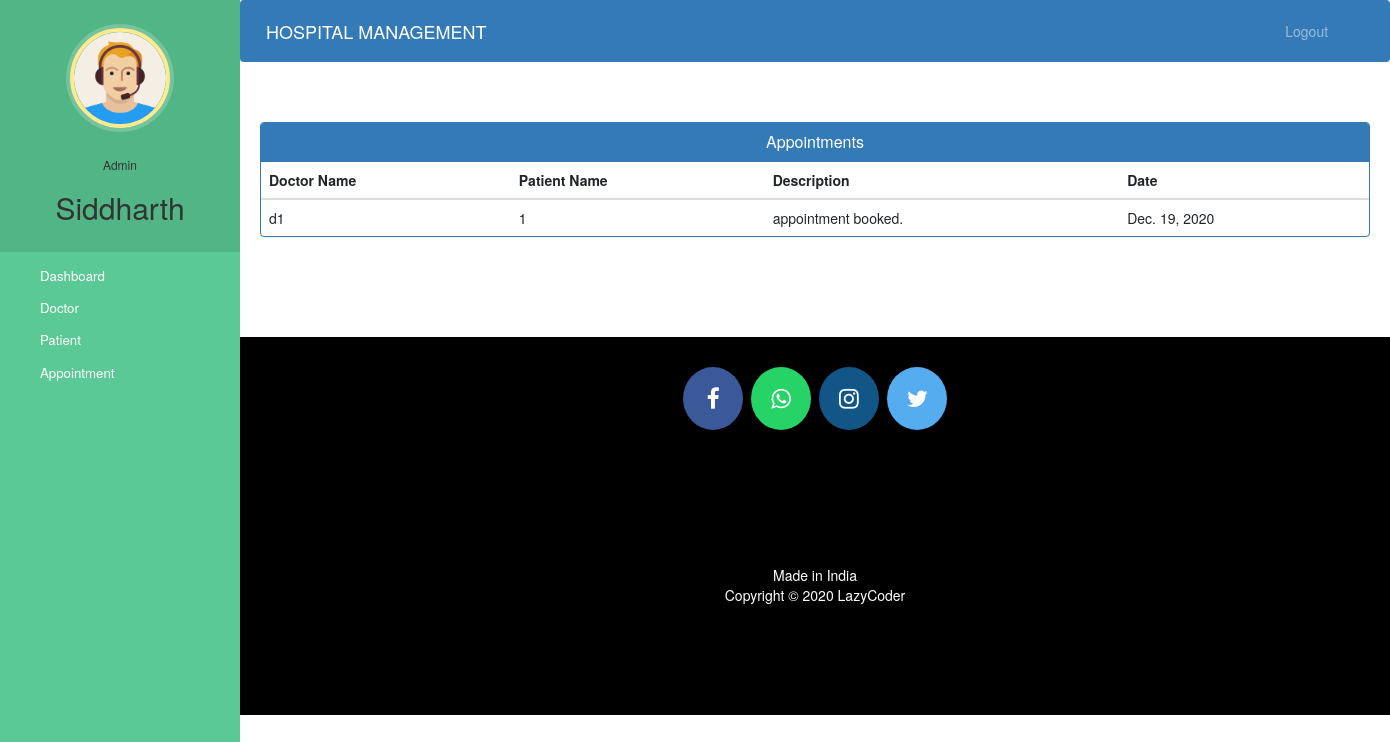
/admin-view-appointment (signed in), run on the app's committed database.
### hospital/models.py (models this page shows)
class Appointment(models.Model):
    patientId = models.PositiveIntegerField(null=True)
    doctorId = models.PositiveIntegerField(null=True)
    patientName = models.CharField(max_length=40, null=True)
    doctorName = models.CharField(max_length=40, null=True)
    appointmentDate = models.DateField(auto_now=True)
    description = models.TextField(max_length=500)
    status = models.BooleanField(default=False)

### hospital/views.py (the view)
# urls.py: path('admin-view-appointment', views.admin_view_appointment_view,
@login_required(login_url='adminlogin')
@user_passes_test(is_admin)
def admin_view_appointment_view(request):
    appointments=models.Appointment.objects.all().filter(status=True)
    return render(request,'hospital/admin_view_appointment.html',{'appointments':appointments})

### hospital/views.py (called while the page is built)
def is_admin(user):
    return user.groups.filter(name='ADMIN').exists()

### templates/hospital/admin_view_appointment.html (shortened to what this page needs)
{% extends 'hospital/admin_base.html' %}
{% block content %}
<head>
  <link href="//netdna.bootstrapcdn.com/bootstrap/3.0.0/css/bootstrap.min.css" rel="stylesheet" id="bootstrap-css">
</head>
<div class="container">
  <div class="panel panel-primary">
    <div class="panel-heading">
      <h6 class="panel-title">Appointments</h6>
    </div>
    <table class="table table-hover" id="dev-table">
      <thead>
        <tr>
          <th>Doctor Name</th>
          <th>Patient Name</th>
          <th>Description</th>
          <th>Date</th>
        </tr>
      </thead>
      {% for a in appointments %}
      <tr>
        <td> {{a.doctorName}}</td>
        <td>{{a.patientName}}</td>
        <td>{{a.description}}</td>
        <td>{{a.appointmentDate}}</td>
      </tr>
      {% endfor %}
    </table>
  </div>
</div>
{% endblock content %}

### templates/hospital/admin_base.html (shortened to what this page needs)
<!DOCTYPE html>
{% load static %}
<html lang="en">
<head>
  <link rel="stylesheet" href="https://stackpath.bootstrapcdn.com/bootstrap/4.3.1/css/bootstrap.min.css">
  <link rel="stylesheet" href="https://maxcdn.bootstrapcdn.com/font-awesome/4.7.0/css/font-awesome.min.css">
  <link rel="stylesheet" href="{% static '/style.css' %}">
</head>
<body>
  <nav class="menu" tabindex="0">
    <header class="avatar">
      <img src="{% static "images/adminpropic.png" %}" />
      <br><br>
      <h6>Admin</h6>
      <h2>{{request.user.first_name}}</h2>
    </header>
    <ul>
      <li tabindex="0" class="icon-dashboard"> <a style="color:white; text-decoration:none;" href="/admin-dashboard"><span>Dashboard</span></a> </li>
      <li tabindex="0" class="icon-customers"> <a style="color:white; text-decoration:none;" href="/admin-doctor"><span>Doctor</span></a></li>
      <li tabindex="0" class="icon-users"> <a style="color:white; text-decoration:none;" href="/admin-patient"><span>Patient</span></a></li>
      <li tabindex="0" class="icon-calendar"> <a style="color:white; text-decoration:none;" href="/admin-appointment"><span>Appointment</span></a></li>
    </ul>
  </nav>
  <main>
    <div class="bs-example">
      <nav class="navbar navbar-expand-md  navbar-dark fixed-top" style="background:#337AB7;">
        <a href="/admin-dashboard" class="navbar-brand">HOSPITAL MANAGEMENT</a>
        <div class="collapse navbar-collapse justify-content-between" id="navbarCollapse">
          <div class="navbar-nav" style=" margin-left: 90%;">
            <a href="/logout" class="nav-item nav-link">Logout</a>
          </div>
        </div>
      </nav>
    </div>
    <br><br>
    {% block content %}
    {% endblock content %}
    <br><br><br><br>
    <footer>
      <p>
        <a id="ftr" href="https://facebook.com/sumit.luv/" class="fa fa-facebook"></a>
        <a id="ftr" href="https://api.whatsapp.com/send?phone=919572181024&text=Hello%20Sumit.%0d%0aHow%20are%20you%20%3f%0d%0aI%20came%20from%20your%20website.&source=&data=#" class="fa fa-whatsapp"></a>
        <a id="ftr" href="https://instagram.com/sumit.luv" class="fa fa-instagram"></a>
        <a id="ftr" href="https://twitter.com/sumitkumar1503" class="fa fa-twitter"></a>
      </p>
      <br>
      <div class="container">
        <div class="row">
          <div class="col-md-12 col-sm-12">
            <div style="color:#ffffff;" class="wow fadeInUp footer-copyright">
              <p>Made in India <br>
                Copyright &copy; 2020 LazyCoder </p>
            </div>
          </div>
        </div>
      </div>
    </footer>
  </main>
</body>
</html>

### static/style.css (style rules this page uses)
body { padding-left: 240px; }
main { position: relative; height: 100vh; }
.menu { background: #5bc995; height: 100vh; width: 240px; position: fixed; top: 0px; left: 0; z-index: 5; outline: none; }
.menu .avatar { background: rgba(0, 0, 0, 0.1); padding: 2em 0.5em; text-align: center; }
.menu .avatar img { width: 100px; border-radius: 50%; overflow: hidden; border: 4px solid #ffea92; box-shadow: 0 0 0 4px rgba(255, 255, 255, 0.2); }
.menu .avatar h2 { font-weight: normal; margin-bottom: 0; }
.menu ul { list-style: none; padding: 0.5em 0; margin: 0; }
.menu ul li { padding: 0.5em 1em 0.5em 3em; font-size: 0.95em; font-weight: regular; background-repeat: no-repeat; background-position: left 15px center; background-size: auto 20px; transition: all 0.15s linear; cursor: pointer; }
.menu ul li.icon-dashboard { background-image: url("http://www.entypo.com/images//gauge.svg"); }
.menu ul li.icon-customers { background-image: url("http://www.entypo.com/images//briefcase.svg"); }
.menu ul li.icon-users { background-image: url("http://www.entypo.com/images//users.svg"); }
.menu ul li.icon-calendar { background-image: url("http://www.entypo.com/images//calendar.svg"); }

### templates/hospital/admin_base.html (style rules this page uses)
a:link { text-decoration: none; }
a { color: white; }
footer { padding: 0px 0px 0px 0px; background-color: black; margin: 0px; }
#ftr { padding: 20px; }
.fa { font-size: 23px; width: 60px; text-align: center; text-decoration: none; margin: 5px 2px; border-radius: 50%; }
.fa-facebook { background: #3B5998; color: white; margin-top: 30px; }
.fa-whatsapp { background: #25d366; color: white; }
.fa-twitter { background: #55ACEE; color: white; }
.fa-instagram { background: #125688; color: white; }
p { text-align: center; }
body { padding-left: 240px; }
main { position: relative; height: 100vh; }
.menu { background: #5bc995; height: 100vh; width: 240px; position: fixed; top: 0px; left: 0; z-index: 5; outline: none; }
.menu .avatar { background: rgba(0, 0, 0, 0.1); padding: 2em 0.5em; text-align: center; }
.menu .avatar img { width: 100px; border-radius: 50%; overflow: hidden; border: 4px solid #ffea92; box-shadow: 0 0 0 4px rgba(255, 255, 255, 0.2); }
.menu .avatar h2 { font-weight: normal; margin-bottom: 0; }
.menu ul { list-style: none; padding: 0.5em 0; margin: 0; }
.menu ul li { padding: 0.5em 1em 0.5em 3em; font-size: 0.95em; font-weight: regular; background-repeat: no-repeat; background-position: left 15px center; background-size: auto 20px; transition: all 0.15s linear; cursor: pointer; }
.menu ul li.icon-dashboard { background-image: url("http://www.entypo.com/images//gauge.svg"); }
.menu ul li.icon-customers { background-image: url("http://www.entypo.com/images//briefcase.svg"); }
.menu ul li.icon-users { background-image: url("http://www.entypo.com/images//users.svg"); }
.menu ul li.icon-calendar { background-image: url("http://www.entypo.com/images//calendar.svg"); }

### templates/hospital/admin_view_appointment.html (style rules this page uses)
a:link { text-decoration: none; }
h6 { text-align: center; }
.row { margin: 100px; }

### data on the page
Appointment: doctorName "d1", patientName "1", description "appointment booked.", appointmentDate "Dec. 19, 2020"

### other printed values
{{ request.user.first_name }} "Siddharth"
